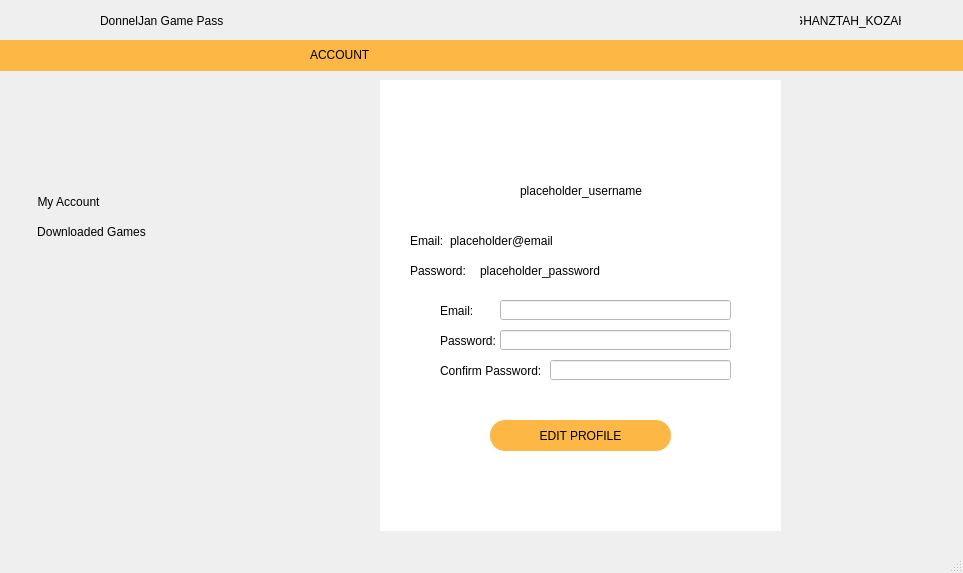
<?xml version="1.0" encoding="UTF-8"?>
<ui version="4.0">
 <class>MainWindow</class>
 <widget class="QMainWindow" name="MainWindow">
  <property name="geometry">
   <rect>
    <x>0</x>
    <y>0</y>
    <width>963</width>
    <height>573</height>
   </rect>
  </property>
  <property name="windowTitle">
   <string>DJ Game Pass USER</string>
  </property>
  <property name="windowIcon">
   <iconset resource="../video_game_library_system/resources/images.qrc">
    <normaloff>:/icon/icons/system_icon.png</normaloff>:/icon/icons/system_icon.png</iconset>
  </property>
  <widget class="QWidget" name="centralwidget">
   <widget class="QLabel" name="settingsicon">
    <property name="geometry">
     <rect>
      <x>20</x>
      <y>10</y>
      <width>21</width>
      <height>21</height>
     </rect>
    </property>
    <property name="styleSheet">
     <string notr="true">
border-image: url(:/dashboard_icons/Downloads/588a6507d06f6719692a2d15.png);</string>
    </property>
    <property name="text">
     <string/>
    </property>
   </widget>
   <widget class="QLabel" name="logoicon">
    <property name="geometry">
     <rect>
      <x>60</x>
      <y>0</y>
      <width>41</width>
      <height>41</height>
     </rect>
    </property>
    <property name="styleSheet">
     <string notr="true">border-image: url(:/default_images/icons/gamepass logo.png)</string>
    </property>
    <property name="text">
     <string/>
    </property>
   </widget>
   <widget class="QLabel" name="LogoFont">
    <property name="geometry">
     <rect>
      <x>100</x>
      <y>5</y>
      <width>201</width>
      <height>31</height>
     </rect>
    </property>
    <property name="styleSheet">
     <string notr="true">font: 17pt &quot;Bahnschrift SemiLight Condensed&quot;;
</string>
    </property>
    <property name="text">
     <string>DonnelJan Game Pass</string>
    </property>
   </widget>
   <widget class="QLabel" name="upperusername">
    <property name="geometry">
     <rect>
      <x>800</x>
      <y>10</y>
      <width>101</width>
      <height>21</height>
     </rect>
    </property>
    <property name="styleSheet">
     <string notr="true">border-image: url(:/user_dash icons/yellow bg.jpg);
font: 10pt &quot;Bahnschrift SemiLight Condensed&quot;;
border-radius: 10px;

</string>
    </property>
    <property name="text">
     <string>GHANZTAH_KOZAH</string>
    </property>
    <property name="alignment">
     <set>Qt::AlignCenter</set>
    </property>
   </widget>
   <widget class="QLabel" name="dotssettingicon">
    <property name="geometry">
     <rect>
      <x>910</x>
      <y>10</y>
      <width>31</width>
      <height>21</height>
     </rect>
    </property>
    <property name="styleSheet">
     <string notr="true">
border-image: url(:/default_images/icons/three-dots-vertical_1.png)</string>
    </property>
    <property name="text">
     <string/>
    </property>
   </widget>
   <widget class="QWidget" name="widget" native="true">
    <property name="geometry">
     <rect>
      <x>0</x>
      <y>40</y>
      <width>971</width>
      <height>31</height>
     </rect>
    </property>
    <property name="styleSheet">
     <string notr="true">background-color: rgb(253, 183, 69);</string>
    </property>
    <widget class="QLabel" name="label_7">
     <property name="geometry">
      <rect>
       <x>310</x>
       <y>7</y>
       <width>111</width>
       <height>16</height>
      </rect>
     </property>
     <property name="styleSheet">
      <string notr="true">font: 75 14pt &quot;Berlin Sans FB Demi&quot;;
label.setGraphicsEffect(shadow)
shadow.setBlurRadius(15)</string>
     </property>
     <property name="text">
      <string>ACCOUNT</string>
     </property>
    </widget>
   </widget>
   <widget class="QPushButton" name="myccountbutton">
    <property name="geometry">
     <rect>
      <x>18</x>
      <y>190</y>
      <width>101</width>
      <height>23</height>
     </rect>
    </property>
    <property name="styleSheet">
     <string notr="true">background:transparent ;
border: none;
font: 15pt &quot;Bahnschrift SemiLight Condensed&quot;;</string>
    </property>
    <property name="text">
     <string>My Account</string>
    </property>
   </widget>
   <widget class="QPushButton" name="downloadedgamesbutton">
    <property name="geometry">
     <rect>
      <x>16</x>
      <y>220</y>
      <width>151</width>
      <height>23</height>
     </rect>
    </property>
    <property name="styleSheet">
     <string notr="true">background:transparent ;
border: none;
font: 14pt &quot;Bahnschrift SemiLight Condensed&quot;;</string>
    </property>
    <property name="text">
     <string>Downloaded Games</string>
    </property>
   </widget>
   <widget class="QStackedWidget" name="stackedWidget">
    <property name="geometry">
     <rect>
      <x>230</x>
      <y>80</y>
      <width>721</width>
      <height>481</height>
     </rect>
    </property>
    <property name="currentIndex">
     <number>0</number>
    </property>
    <widget class="QWidget" name="page">
     <widget class="QWidget" name="MainWidget" native="true">
      <property name="geometry">
       <rect>
        <x>150</x>
        <y>0</y>
        <width>401</width>
        <height>451</height>
       </rect>
      </property>
      <property name="styleSheet">
       <string notr="true">
background-color: rgb(255, 255, 255);
</string>
      </property>
      <widget class="QLabel" name="mainusericon">
       <property name="geometry">
        <rect>
         <x>40</x>
         <y>30</y>
         <width>101</width>
         <height>101</height>
        </rect>
       </property>
       <property name="styleSheet">
        <string notr="true">
border-image: url(:/dashboard_icons/icons/user.png);</string>
       </property>
       <property name="text">
        <string/>
       </property>
      </widget>
      <widget class="QLabel" name="mainusername">
       <property name="geometry">
        <rect>
         <x>140</x>
         <y>100</y>
         <width>291</width>
         <height>21</height>
        </rect>
       </property>
       <property name="styleSheet">
        <string notr="true">font: 13pt &quot;Bahnschrift SemiLight Condensed&quot;;


</string>
       </property>
       <property name="text">
        <string>placeholder_username</string>
       </property>
       <property name="alignment">
        <set>Qt::AlignLeading|Qt::AlignLeft|Qt::AlignVCenter</set>
       </property>
      </widget>
      <widget class="QLabel" name="discordicon">
       <property name="geometry">
        <rect>
         <x>60</x>
         <y>190</y>
         <width>25</width>
         <height>25</height>
        </rect>
       </property>
       <property name="styleSheet">
        <string notr="true">border-image: url(:/dashboard_icons/Downloads/discord-removebg-preview.png);</string>
       </property>
       <property name="text">
        <string/>
       </property>
      </widget>
      <widget class="QLabel" name="twitchicon">
       <property name="geometry">
        <rect>
         <x>95</x>
         <y>192</y>
         <width>20</width>
         <height>20</height>
        </rect>
       </property>
       <property name="styleSheet">
        <string notr="true">border-image: url(:/dashboard_icons/Downloads/twitch-removebg-preview.png);</string>
       </property>
       <property name="text">
        <string/>
       </property>
      </widget>
      <widget class="QLabel" name="email_label">
       <property name="geometry">
        <rect>
         <x>30</x>
         <y>150</y>
         <width>41</width>
         <height>21</height>
        </rect>
       </property>
       <property name="styleSheet">
        <string notr="true">font: 13pt &quot;Bahnschrift SemiLight Condensed&quot;;
rgb:(86, 86, 86)</string>
       </property>
       <property name="text">
        <string>Email:</string>
       </property>
      </widget>
      <widget class="QLabel" name="Password_label">
       <property name="geometry">
        <rect>
         <x>30</x>
         <y>180</y>
         <width>61</width>
         <height>21</height>
        </rect>
       </property>
       <property name="styleSheet">
        <string notr="true">font: 13pt &quot;Bahnschrift SemiLight Condensed&quot;;
rgb:(86, 86, 86)</string>
       </property>
       <property name="text">
        <string>Password:</string>
       </property>
      </widget>
      <widget class="QPushButton" name="editemailpassbutton">
       <property name="geometry">
        <rect>
         <x>110</x>
         <y>340</y>
         <width>181</width>
         <height>31</height>
        </rect>
       </property>
       <property name="layoutDirection">
        <enum>Qt::LeftToRight</enum>
       </property>
       <property name="styleSheet">
        <string notr="true">font: 11pt &quot;Bahnschrift SemiLight Condensed&quot;;
background-color: rgb(253, 183, 69);
border-radius: 15px;</string>
       </property>
       <property name="text">
        <string>EDIT PROFILE</string>
       </property>
       <property name="checkable">
        <bool>false</bool>
       </property>
       <property name="flat">
        <bool>false</bool>
       </property>
      </widget>
      <widget class="QLabel" name="email_display">
       <property name="geometry">
        <rect>
         <x>70</x>
         <y>150</y>
         <width>311</width>
         <height>21</height>
        </rect>
       </property>
       <property name="styleSheet">
        <string notr="true">font: 13pt &quot;Bahnschrift SemiLight Condensed&quot;;
rgb:(86, 86, 86)</string>
       </property>
       <property name="text">
        <string>placeholder@email</string>
       </property>
      </widget>
      <widget class="QLabel" name="Password_display">
       <property name="geometry">
        <rect>
         <x>100</x>
         <y>180</y>
         <width>281</width>
         <height>21</height>
        </rect>
       </property>
       <property name="styleSheet">
        <string notr="true">font: 13pt &quot;Bahnschrift SemiLight Condensed&quot;;
rgb:(86, 86, 86)</string>
       </property>
       <property name="text">
        <string>placeholder_password</string>
       </property>
      </widget>
      <widget class="QWidget" name="widget_2" native="true">
       <property name="geometry">
        <rect>
         <x>50</x>
         <y>210</y>
         <width>321</width>
         <height>111</height>
        </rect>
       </property>
       <widget class="QLabel" name="email_label_2">
        <property name="geometry">
         <rect>
          <x>10</x>
          <y>10</y>
          <width>41</width>
          <height>21</height>
         </rect>
        </property>
        <property name="styleSheet">
         <string notr="true">font: 13pt &quot;Bahnschrift SemiLight Condensed&quot;;
rgb:(86, 86, 86)</string>
        </property>
        <property name="text">
         <string>Email:</string>
        </property>
       </widget>
       <widget class="QLabel" name="Password_label_2">
        <property name="geometry">
         <rect>
          <x>10</x>
          <y>40</y>
          <width>61</width>
          <height>21</height>
         </rect>
        </property>
        <property name="styleSheet">
         <string notr="true">font: 13pt &quot;Bahnschrift SemiLight Condensed&quot;;
rgb:(86, 86, 86)</string>
        </property>
        <property name="text">
         <string>Password:</string>
        </property>
       </widget>
       <widget class="QLabel" name="Password_label_3">
        <property name="geometry">
         <rect>
          <x>10</x>
          <y>70</y>
          <width>101</width>
          <height>21</height>
         </rect>
        </property>
        <property name="styleSheet">
         <string notr="true">font: 13pt &quot;Bahnschrift SemiLight Condensed&quot;;
rgb:(86, 86, 86)</string>
        </property>
        <property name="text">
         <string>Confirm Password:</string>
        </property>
       </widget>
       <widget class="QLineEdit" name="lineEdit">
        <property name="geometry">
         <rect>
          <x>70</x>
          <y>10</y>
          <width>231</width>
          <height>20</height>
         </rect>
        </property>
       </widget>
       <widget class="QLineEdit" name="lineEdit_2">
        <property name="geometry">
         <rect>
          <x>70</x>
          <y>40</y>
          <width>231</width>
          <height>20</height>
         </rect>
        </property>
       </widget>
       <widget class="QLineEdit" name="lineEdit_3">
        <property name="geometry">
         <rect>
          <x>120</x>
          <y>70</y>
          <width>181</width>
          <height>20</height>
         </rect>
        </property>
       </widget>
      </widget>
     </widget>
    </widget>
    <widget class="QWidget" name="page_2">
     <widget class="QPushButton" name="downloadedgamesbutton_2">
      <property name="geometry">
       <rect>
        <x>290</x>
        <y>220</y>
        <width>151</width>
        <height>23</height>
       </rect>
      </property>
      <property name="styleSheet">
       <string notr="true">background:transparent ;
border: none;
font: 14pt &quot;Bahnschrift SemiLight Condensed&quot;;</string>
      </property>
      <property name="text">
       <string>Downloaded Games</string>
      </property>
     </widget>
    </widget>
   </widget>
  </widget>
  <widget class="QStatusBar" name="statusbar"/>
 </widget>
 <resources>
  <include location="../video_game_library_system/resources/images.qrc"/>
  <include location="resources/system_images.qrc"/>
 </resources>
 <connections/>
</ui>
